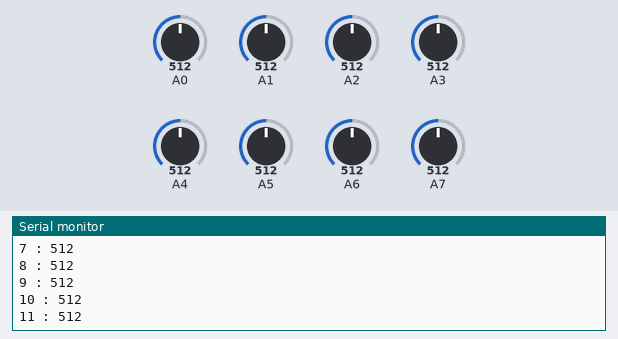
The sketch below on a simulated Arduino Uno, built with avr-gcc and run on an emulated ATmega328P. Shown: the last lines printed to the serial monitor. The inputs (shaded band) are chosen by the test bench; at power-on: A0 = 512, A4 = 512, A2 = 512, A1 = 512, A3 = 512, A5 = 512, A6 = 512, A7 = 512.

Above: at 1.2 s.
1.3 s: A0 set to 109
At 1.8 s:
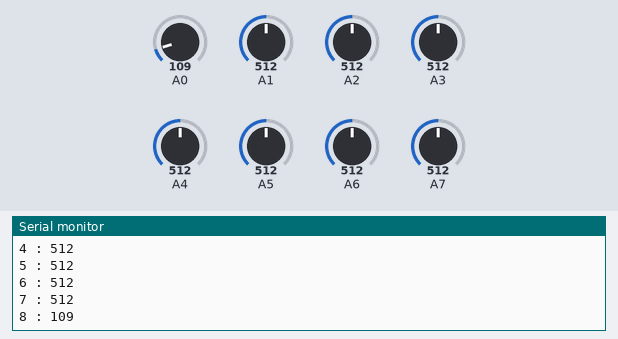
2.8 s: A0 set to 91
At 3.7 s:
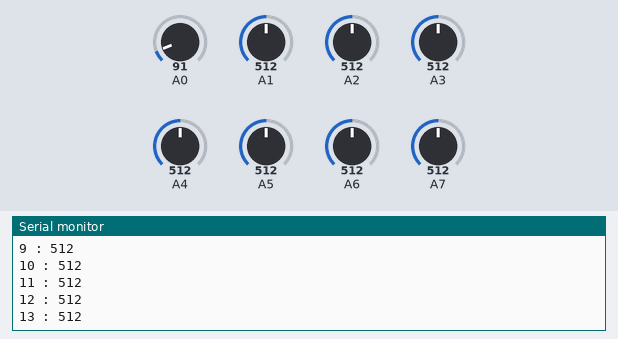
7.3 s: A4 set to 110
At 8.4 s:
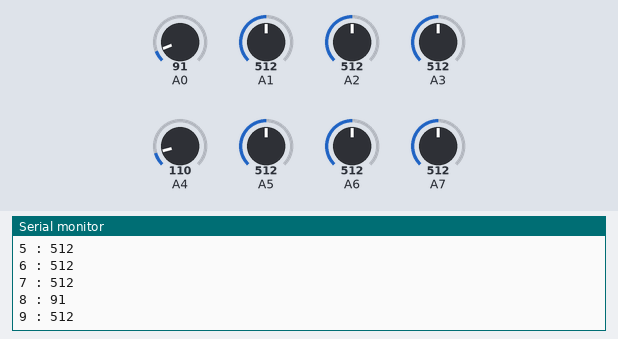
8.8 s: A4 set to 91
At 9.3 s:
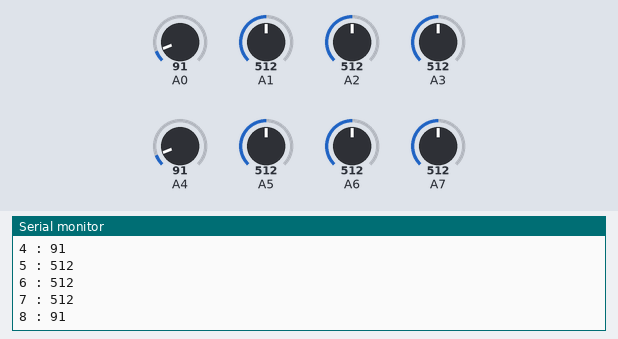
11.8 s: A2 set to 107
At 12.3 s:
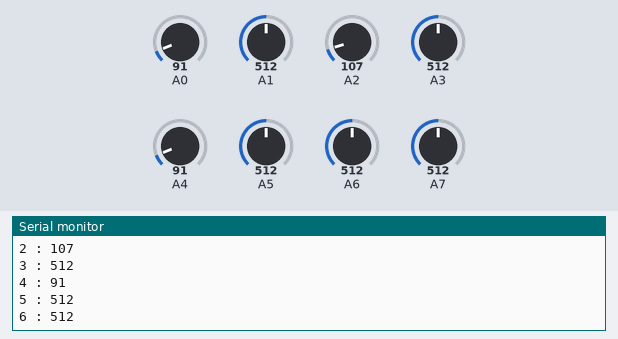
13.3 s: A2 set to 93
At 14.0 s:
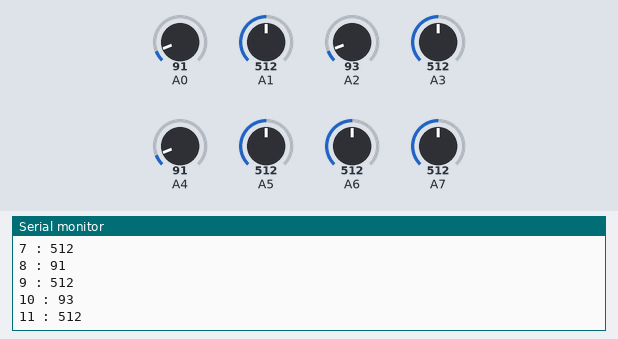
Timing chart, 0 to 15.8 s (numbered marks = the images above; inputs shaded):
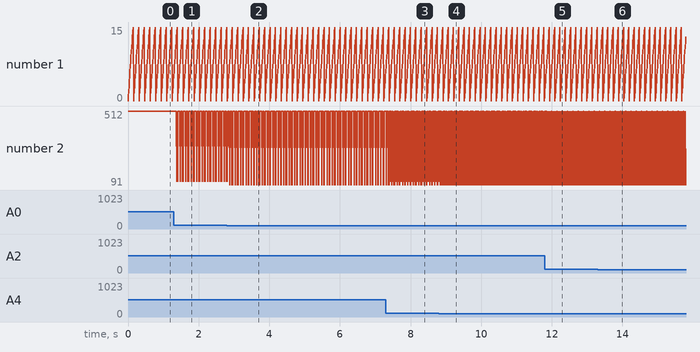

Measured:
- after the input at 1.3 s, the serial monitor: prints a new line after 0.08 s (image 1)
- after the input at 2.8 s, the serial monitor: prints a new line after 0.08 s (image 2)
- after the input at 7.3 s, the serial monitor: prints a new line after 0.13 s (image 3)
- after the input at 8.8 s, the serial monitor: prints a new line after 0.08 s (image 4)
- after the input at 11.8 s, the serial monitor: prints a new line after 0.08 s (image 5)
- after the input at 13.3 s, the serial monitor: prints a new line after 0.09 s (image 6)

The sketch:

test_cde_value.ino
```cpp
void setup() {
  Serial.begin(9600);
}

void loop() {
  for(int i=0;i<16;i++){
    Serial.print(i);
    Serial.print(" : ");
    Serial.println(analogRead(i));
  }
  delay(10);
}
```
